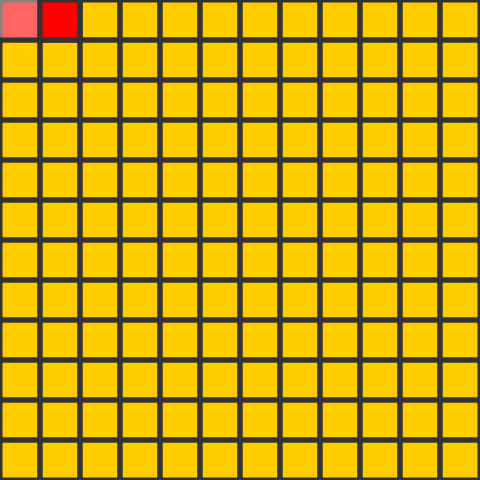
Frame 1 (no input)
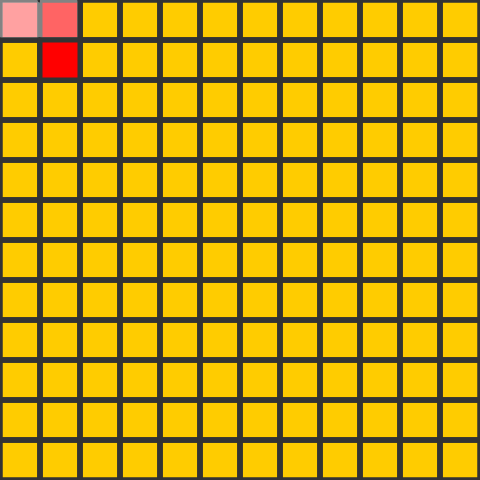
Frame 2 (the mouse pressed at the canvas centre, redrawn once)

The p5.js sketch that drew these frames (run headless with seeded random() and noise() and a simulated clock; the mouse was pressed at the canvas centre and the sketch redrawn once):

// p5.js sketch
// ── sketch.js
var w;
var size;   
var rows;
var cols;
var grid = [];
var v;
var u;
var current_neighbours=[];
var flag=true;

function setup() {
  size=480;
  w=40;
  createCanvas(size, size);
  frameRate(5);
  background(255, 204, 0);
  rows = floor(size / w);
  cols = floor(size / w);
  for (let r = 0; r < rows; r++) {
    for (let c = 0; c < cols; c++) {
      var cell = new Cell(r, c);
      grid.push(cell);
    }
  }
  v=grid[0];
  v.markVisited();
  current_neighbours=v.checkNeighbours();
  noLoop();
}

function draw() {
  stroke(51);
  noFill();
  for (let i = 0; i < grid.length; i++) {
    grid[i].show();
  }
  if (current_neighbours.length > 0) {
    var u = random(current_neighbours);
    u.markVisited();
    v.connect(u);
    v = u;
    current_neighbours = v.checkNeighbours();
  }
  else if(flag) {
    var i;
    for (i = 0; i < grid.length; i++) {
      var cell = grid[i];
      cell.focus();
      var adjacent = cell.checkVisitedNeighbour();
      if ((!cell.visited && (adjacent))) {
        v = cell;
        v.connect(adjacent);
        v.markVisited();
        current_neighbours = v.checkNeighbours();
        break;
      }
    }
    if(i==grid.length)
      flag=false;
  }


}



function Cell(i, j) {
  this.i = i;
  this.j = j;
  this.index = Index(i, j);
  this.walls = [true, true, true, true];
  this.visited = false;
  // this.parent=-1;
  this.checkNeighbours = function () {

    var neighbours = [];
    var top = grid[Index(i - 1, j)];
    var right = grid[Index(i, j + 1)];
    var bottom = grid[Index(i + 1, j)];
    var left = grid[Index(i, j - 1)];
    if (top && !top.visited)
      neighbours.push(top);
    if (right && !right.visited)
      neighbours.push(right);
    if (bottom && !bottom.visited)
      neighbours.push(bottom);
    if (left && !left.visited)
      neighbours.push(left);
    return neighbours;
  }

  this.focus = function () {
    // noStroke();
    fill('blue');
    let x = this.i * w;
    let y = this.j * w;
    rect(x, y, w, w);
  }
  this.checkVisitedNeighbour = function () {
    var top = grid[Index(i - 1, j)];
    var right = grid[Index(i, j + 1)];
    var bottom = grid[Index(i + 1, j)];
    var left = grid[Index(i, j - 1)];
    if (top && top.visited)
      return top;
    if (right && right.visited)
      return right;
    if (bottom && bottom.visited)
      return bottom;
    if (left && left.visited)
      return left;
    return false;
  }

  this.show = function () {
    let x = this.i * w;
    let y = this.j * w;
    stroke(51);
    strokeWeight(5);
    // strokeColor('black');
    if (this.walls[0]) {
      line(x, y, x, y + w);
    }
    if (this.walls[1]) {
      line(x, y + w, x + w, y + w);
    }
    if (this.walls[2]) {
      line(x + w, y + w, x + w, y);
    }
    if (this.walls[3]) {
      line(x + w, y, x, y);
    }
    if (this.visited) {
      noStroke();
      fill(255, 255, 255, 100);
      rect(x, y, w, w);
    }
  }
  this.markVisited = function () {
    fill('red');
    rect(this.i * w, this.j * w, w, w);
    this.visited = true;
  }
  this.connect = function (u) {
    var value = this.index - u.index;
    if (value == 1) {
      this.walls[3] = false;
      u.walls[1] = false;
    }
    if (value == -1) {
      u.walls[3] = false;
      this.walls[1] = false;
    }
    if (value == cols) {
      this.walls[0] = false;
      u.walls[2] = false;
    }
    if (value == -cols) {
      u.walls[0] = false;
      this.walls[2] = false;
    }
  }
}

function Index(i, j) {
  if (i < 0 || j < 0 || i >= rows || j >= cols)
    return -1;
  return i * cols + j;
}

// ── sketch copy.js
var w;
var size;
var rows;
var cols;
var grid = [];
var v;
var u;
// var firsttime = 1;

function setup() {
  size=400;
  w=40;
  createCanvas(size, size);
  // frameRate(5);
  background(255, 204, 0);
  rows = floor(size / w);
  cols = floor(size / w);
  for (let r = 0; r < rows; r++) {
    for (let c = 0; c < cols; c++) {
      var cell = new Cell(r, c);
      grid.push(cell);
    }
  }
  HuntAndKill();
  console.log("Hunt and Kill is completed");
}

function draw() {
  stroke(51);
  noFill();
  for (let i = 0; i < grid.length; i++) {
    grid[i].show();
  }
}

function HuntAndKill()
{
  v=grid[0];
  v.markVisited();
  var current_neighbours = v.checkNeighbours();
  while (current_neighbours.length > 0) {
    var u = random(current_neighbours);
    u.markVisited();
    v.connect(u);
    v = u;
    var current_neighbours = v.checkNeighbours();
  }
  for (var i = 0; i < grid.length; i++) {
    var cell = grid[i];
    cell.focus();
    var adjacent = cell.checkVisitedNeighbour();
    if (!cell.visited && (adjacent)) {
      v = cell;
      v.connect(adjacent);
      // adjacent.connect(v);
      v.markVisited();
      var current_neighbours = v.checkNeighbours();
      while (current_neighbours.length > 0) {
        var u = random(current_neighbours);
        u.markVisited();
        v.connect(u);
        v = u;
        var current_neighbours = v.checkNeighbours();
      }
    }
  }
}



function Cell(i, j) {
  this.i = i;
  this.j = j;
  this.index = Index(i, j);
  this.walls = [true, true, true, true];
  this.visited = false;
  // this.parent=-1;
  this.checkNeighbours = function () {

    var neighbours = [];
    var top = grid[Index(i - 1, j)];
    var right = grid[Index(i, j + 1)];
    var bottom = grid[Index(i + 1, j)];
    var left = grid[Index(i, j - 1)];
    if (top && !top.visited)
      neighbours.push(top);
    if (right && !right.visited)
      neighbours.push(right);
    if (bottom && !bottom.visited)
      neighbours.push(bottom);
    if (left && !left.visited)
      neighbours.push(left);
    return neighbours;
  }

  this.focus = function () {
    noStroke();
    fill('blue');
    let x = this.i * w;
    let y = this.j * w;
    rect(x, y, w, w);
  }
  this.checkVisitedNeighbour = function () {
    var top = grid[Index(i - 1, j)];
    var right = grid[Index(i, j + 1)];
    var bottom = grid[Index(i + 1, j)];
    var left = grid[Index(i, j - 1)];
    if (top && top.visited)
      return top;
    if (right && right.visited)
      return right;
    if (bottom && bottom.visited)
      return bottom;
    if (left && left.visited)
      return left;
    return false;
  }

  this.show = function () {
    let x = this.i * w;
    let y = this.j * w;
    stroke(51);
    strokeWeight(5);
    // strokeColor('black');
    if (this.walls[0]) {
      line(x, y, x, y + w);
    }
    if (this.walls[1]) {
      line(x, y + w, x + w, y + w);
    }
    if (this.walls[2]) {
      line(x + w, y + w, x + w, y);
    }
    if (this.walls[3]) {
      line(x + w, y, x, y);
    }
    if (this.visited) {
      noStroke();
      fill(255, 255, 255, 100);
      rect(x, y, w, w);
    }
  }
  this.markVisited = function () {
    fill('red');
    rect(this.i * w, this.j * w, w, w);
    this.visited = true;
  }
  this.connect = function (u) {
    var value = this.index - u.index;
    if (value == 1) {
      this.walls[3] = false;
      u.walls[1] = false;
    }
    if (value == -1) {
      u.walls[3] = false;
      this.walls[1] = false;
    }
    if (value == cols) {
      this.walls[0] = false;
      u.walls[2] = false;
    }
    if (value == -cols) {
      u.walls[0] = false;
      this.walls[2] = false;
    }
  }
}

function Index(i, j) {
  if (i < 0 || j < 0 || i >= rows || j >= cols)
    return -1;
  return i * cols + j;
}
